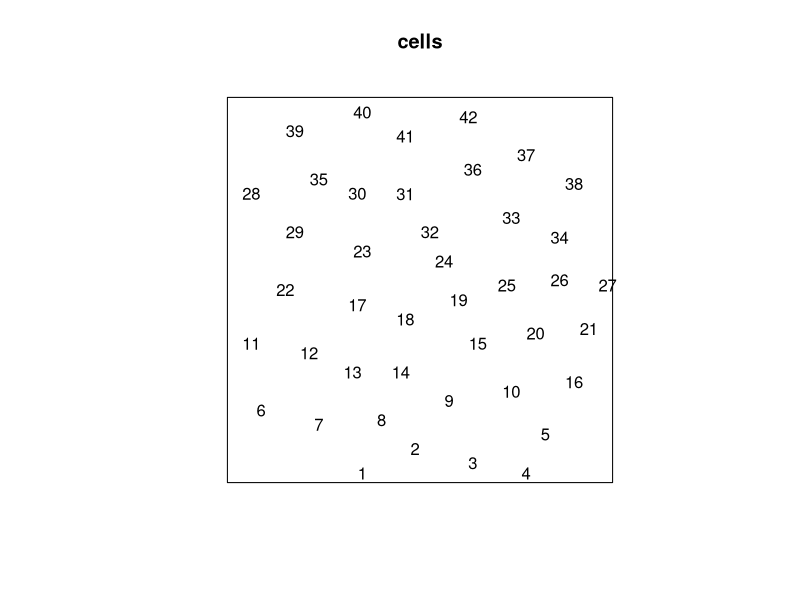
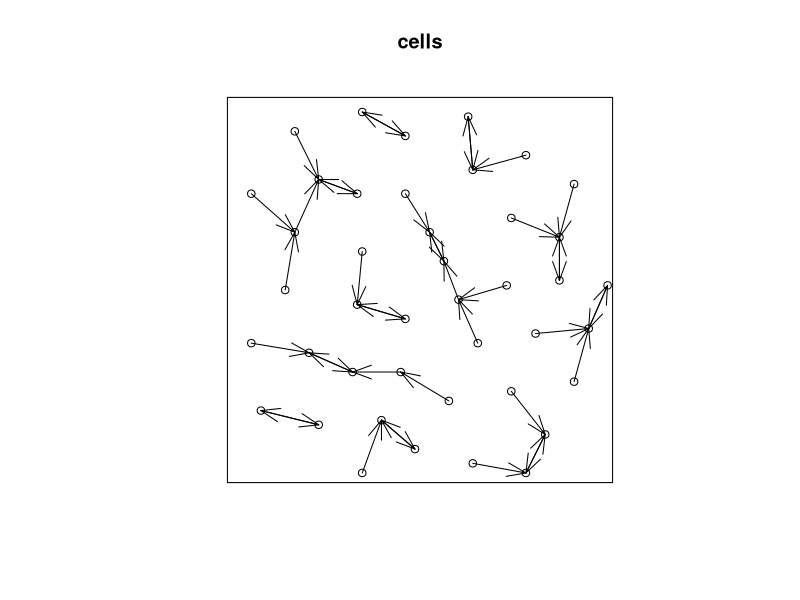
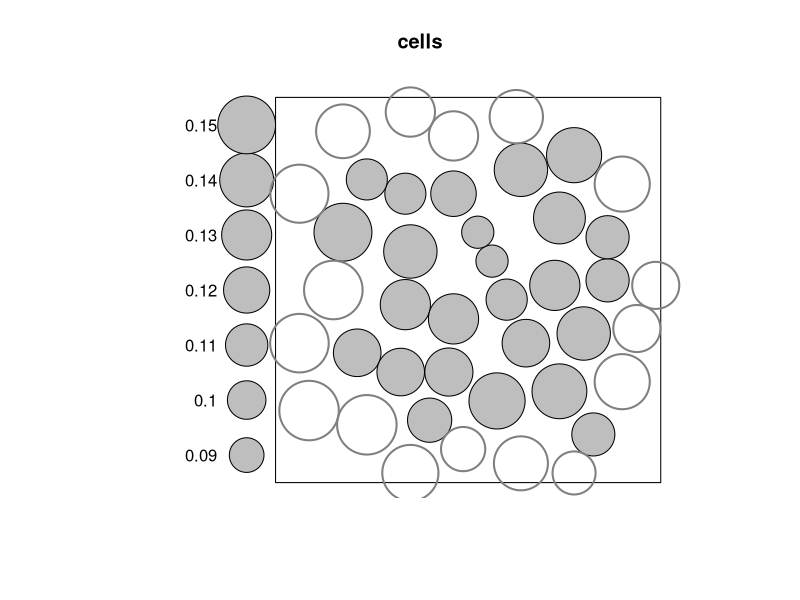
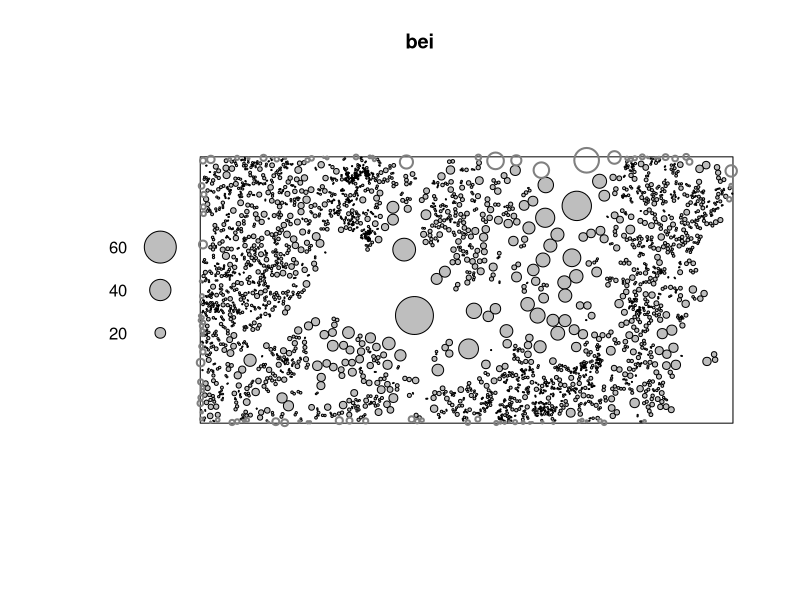
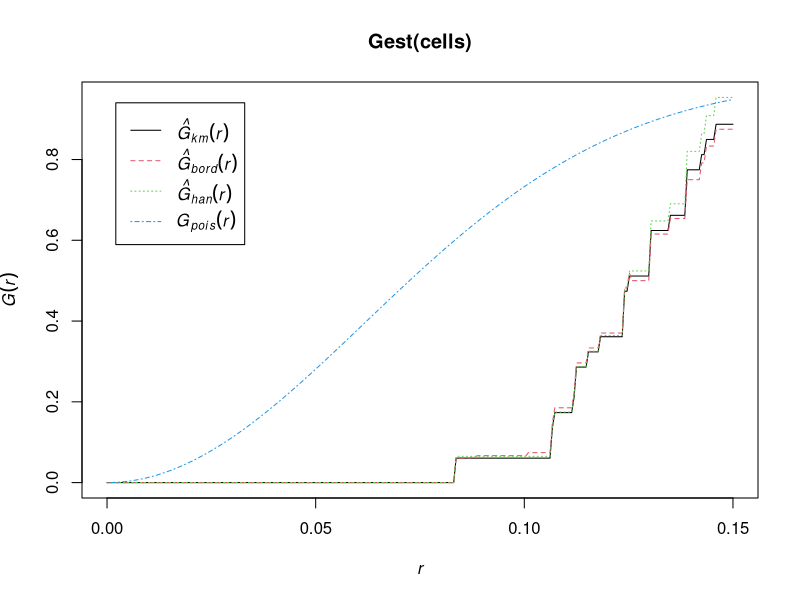
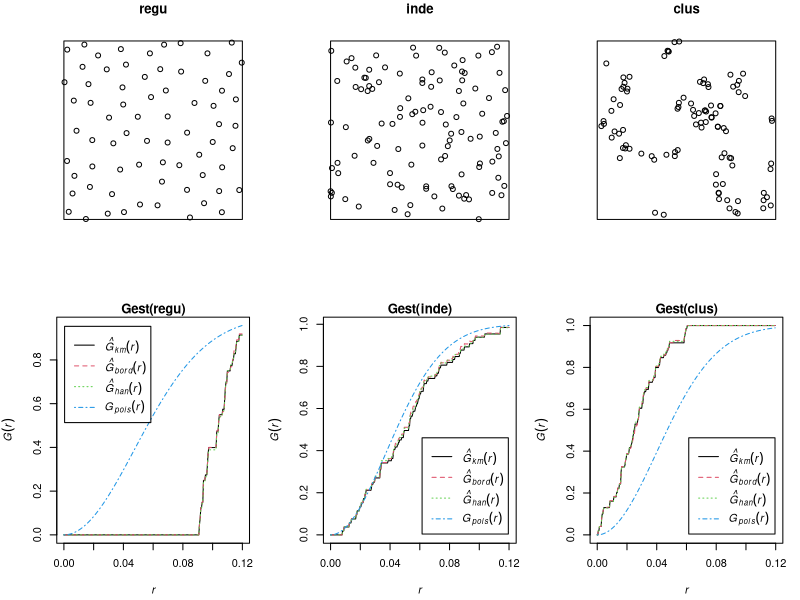
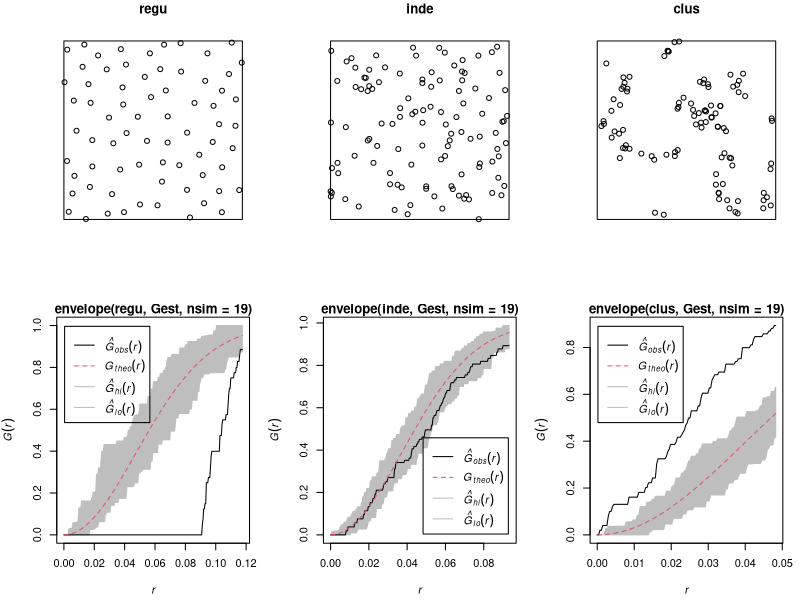
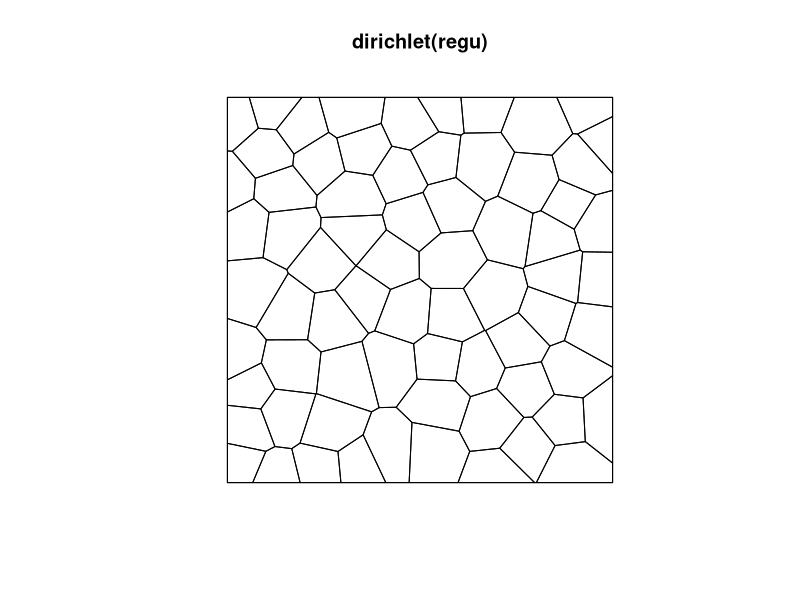

The R source for these figures, in order:
#'      Course on analysing spatial point patterns with spatstat
#'                     Melbourne, September 2018
#' 
#'                   Lecturer's R script 
#'                  Session 8: Spacing and nearest neighbours
#' 
#'  Copyright (c) Adrian Baddeley, Ege Rubak, Rolf Turner and Tilman Davies 2018
#' 
library(spatstat)

#' concept of nearest neighbour
plot(cells, type="n")
text(cells, labels=1:npoints(cells))
nnwhich(cells)

plot(cells)
nn <- nnwhich(cells)
arrows(cells$x, cells$y, cells[nn]$x, cells[nn]$y, length=0.2, angle=20)

#' nearest neighbour distance
nndist(cells)

#' a tool for visualising nn distances
stienen(cells)
stienen(bei)

#' statistical summary of nn distances
plot(Gest(cells))

set.seed(42)
inde <- rpoispp(100)
regu <- rSSI(0.09, 70)
clus <- rMatClust(30, 0.05, 4)

par0 <- par(mfrow=c(2,3), mar=0.3+c(4,4,1,1))
plot(regu)
plot(inde)
plot(clus)
plot(Gest(regu), xlim = c(0,.12))
plot(Gest(inde), xlim = c(0,.12))
plot(Gest(clus), xlim = c(0,.12))

plot(regu)
plot(inde)
plot(clus)
plot(envelope(regu, Gest, nsim=19))
plot(envelope(inde, Gest, nsim=19))
plot(envelope(clus, Gest, nsim=19))
par23x <- par(par0)

plot(dirichlet(regu))
plot(dirichlet(clus))

plot(distmap(regu))

par(mfrow=c(2,3), mar=0.3+c(0,0,0,2))
plot(regu)
plot(inde)
plot(clus)
plot(distmap(regu))
plot(distmap(inde))
plot(distmap(clus))
par23r <- par(mfrow=c(1,1), mar=rep(0.1, 4))

plist <- solist(regu=regu, inde=inde, clus=clus)
dlist <- solapply(plist, distmap)
pdlist <- as.solist(append(plist, dlist))
plot(pdlist, equal.scales=TRUE, mar.panel=1, main="")
plot(dlist, equal.ribbon=TRUE, mar.panel=1, main="")

par(par23x)
plot(regu)
plot(inde)
plot(clus)
plot(Fest(regu), xlim = c(0,.15))
plot(Fest(inde), xlim = c(0,.15))
plot(Fest(clus), xlim = c(0,.15))

plot(regu)
plot(inde)
plot(clus)
plot(envelope(regu, Fest, nsim=19), xlim = c(0,.15))
plot(envelope(inde, Fest, nsim=19), xlim = c(0,.15))
plot(envelope(clus, Fest, nsim=19), xlim = c(0,.15))
par(par0)
